Frame 1 (no input): blank canvas, image omitted
Frame 60 (no input): blank canvas, image omitted
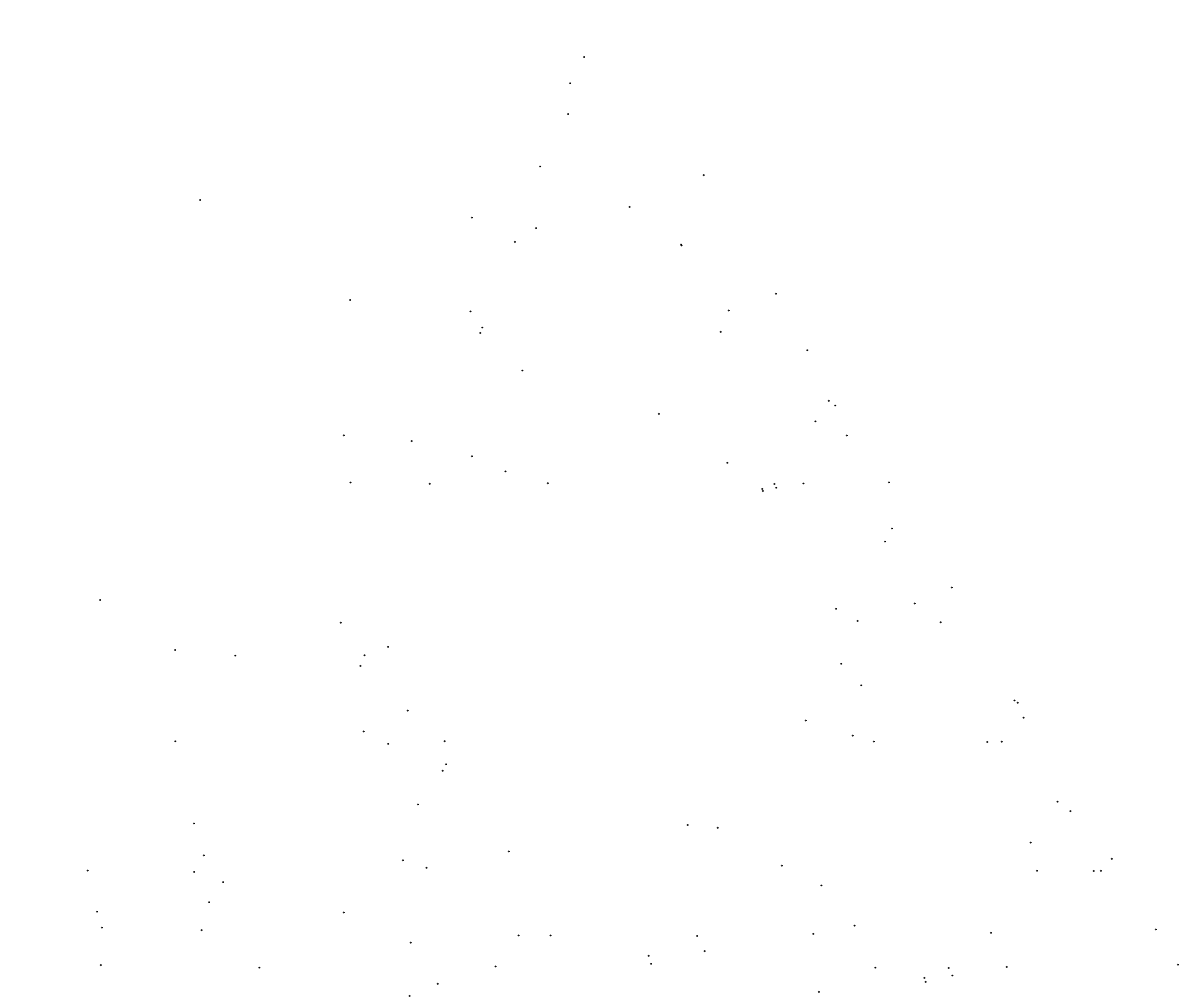
Frame 120 (the mouse pressed at the canvas centre since frame 60)

The p5.js sketch whose frames 1 and 60 were blank and that drew this single picture after the mouse press (run headless with seeded random() and noise() and a simulated clock; from frame 60 on, the mouse is pressed at the canvas centre):

// p5.js sketch
// ── sketch.js
function setup() {
  createCanvas(windowWidth, windowHeight);
  frameRate(180)
}

oldX = 200
oldY = 200

function draw() {
  p = random([0, 1, 2])
  vertexX = 0
  vertexY = 0
  if (p == 0) {
    vertexX = width / 2.0
    vertexY = 0
  } else if (p == 1) {
    vertexX = width
    vertexY = height
  } else {
    vertexX = 0
    vertexY = height
  }
  circle(oldX, oldY, 1)
  oldX = (oldX + vertexX) / 2.0
  oldY = (oldY + vertexY) / 2.0
}

// ── style.css
html, body {
  margin: 0;
  padding: 0;
  background-color: #4B4A67;
  color: #DDD1C7;
}
canvas {
  display: block;
  margin: auto;
}
